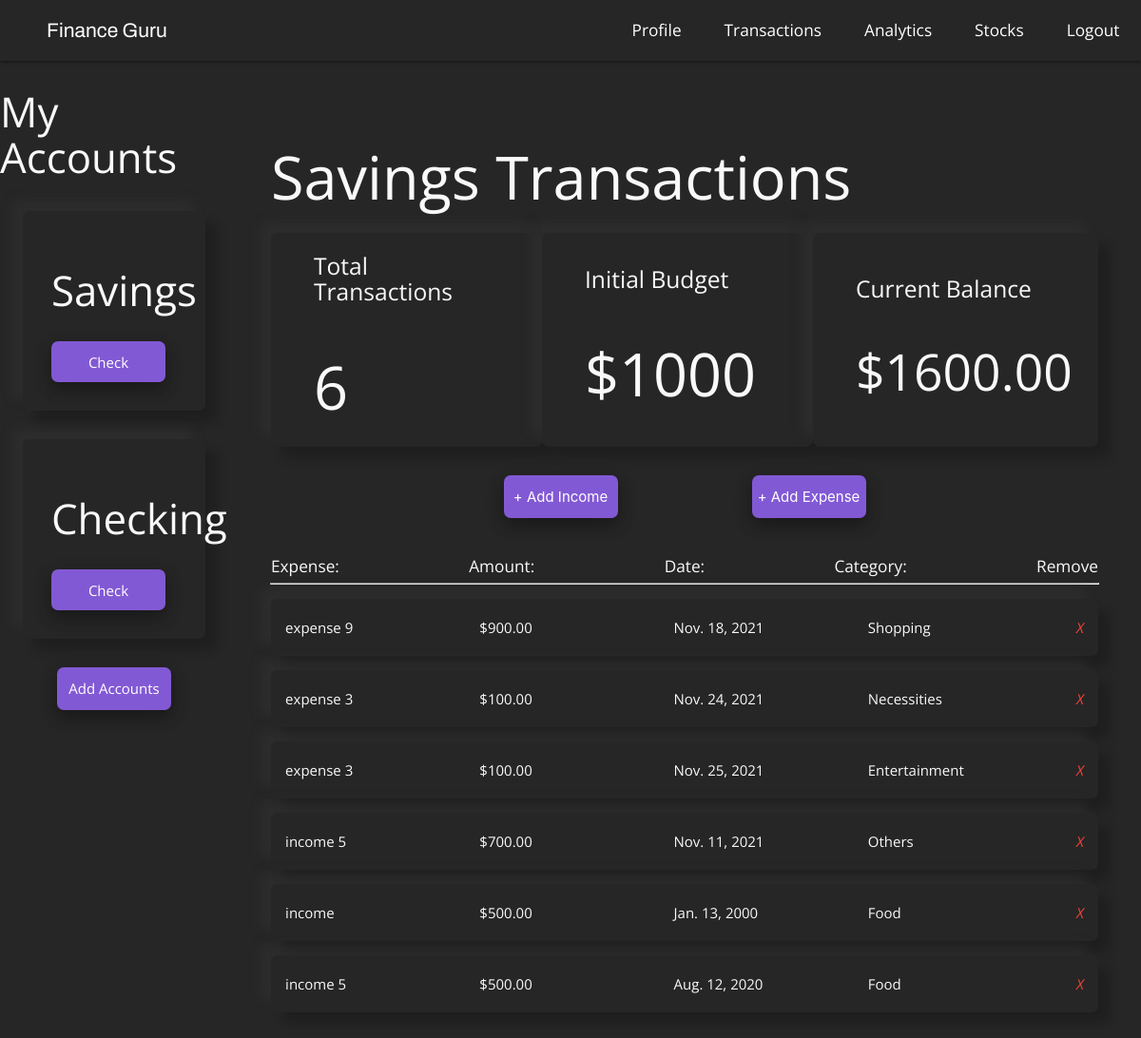
/savings/transactions (signed in), run on the app's committed database.
### budget/models.py (models this page shows, shortened)
class Project(models.Model):
    name = models.CharField(max_length=100)
    slug = models.SlugField(max_length=100, unique=True, blank=True)
    budget = models.IntegerField()
    def budget_left(self):
        expense_list = Expense.objects.filter(project=self)
        income_list = Income.objects.filter(project=self)
        total_expense_amount = 0
        total_income_amount = 0
        for expense in expense_list:
            total_expense_amount += expense.amount
        for income in income_list:
            total_income_amount += income.amount
        return self.budget - total_expense_amount + total_income_amount
    def total_transactions(self):
        income_list = Income.objects.filter(project=self)
        expense_list = Expense.objects.filter(project=self)
        return len(expense_list) + len(income_list)

class Expense(models.Model):
    project = models.ForeignKey(Project, on_delete = models.CASCADE, related_name = 'expenses')
    title = models.CharField(max_length=100)
    amount = models.DecimalField(max_digits=8, decimal_places=2)
    date = models.DateField(("Date"), default=datetime.date.today)
    type = 'expense'
    category = models.CharField( max_length = 20, choices = SELECT_CATEGORY_CHOICES , default ='Food')
    class Meta:
        ordering = ('-amount',)

class Income(models.Model):
    project = models.ForeignKey(Project, on_delete = models.CASCADE, related_name = 'income')
    title = models.CharField(max_length=100)
    amount = models.DecimalField(max_digits=8, decimal_places=2)
    date = models.DateField(("Date"), default=datetime.date.today)
    type = 'income'
    category = models.CharField( max_length = 20, choices = SELECT_CATEGORY_CHOICES , default ='Food')
    class Meta:
        ordering = ('-amount',)

### budget/views.py (the view, shortened to what this page needs)
# urls.py: path('<slug:project_slug>/transactions', views.transactions, name = 'transactions'),
@login_required()
def transactions(request, project_slug):
    project_list = Project.objects.all()
    project = get_object_or_404(Project, slug=project_slug)
    if request.method == "GET":
        return render(request, 'budget/transactions.html', {'project': project, 'project_list': project_list, 'expense_list': project.expenses.all(), 'income_list': project.income.all()})
    elif request.method == 'DELETE':
        id = json.loads(request.body)['id']
        expense = get_object_or_404(Expense, id=id)
        expense.delete()
        return HttpResponse('')

### budget/templates/budget/transactions.html (shortened to what this page needs)
{% extends 'budget/base.html' %}
{% block content %}
{% include "./header.html" %}
<div class = "transactions-section">
    <h1>{{ project.name }} Transactions</h1>
    <section class="profile-stats">
        <div class = "stat-card">
            <h5>Total Transactions</h6>
            <h1>{{ project.total_transactions }}</h1>
        </div>
        <div class = "stat-card">
            <h5>Initial Budget</h6>
            <h1>${{ project.budget }}</h1>
        </div>
        <div class = "stat-card">
            <h5>Current Balance</h6>
            {% if project.budget_left > 0 %}
                <h2>${{ project.budget_left }}</h2>
            {% elif project.budget_left == 0 %}
                <h2>${{ project.budget_left }}</h2>
            {% else %}
                <h2>${{ project.budget_left }}</h2>
            {% endif %}
        </div>
    </section>
    <section class = "section-expenses">
        <div class="button-row">
            <button class="modal-trigger account-button" id = "income-trigger" href = "#expenseModal" onClick = "incomeFunction()">+ Add Income</button>
            <button class="modal-trigger account-button" id = "expense-trigger" href = "#expenseModal" onClick = "expenseFunction()">+ Add Expense</button>
        </div>
        <div class="expense-row">
            <div class = 'expense-title'>
                <h6>Expense:</h6>
            </div>
            <div class = 'expense-title'>
                <h6>Amount:</h6>
            </div>
            <div class = 'expense-title'>
                <h6>Date:</h6>
            </div>
            <div class = 'expense-title'>
                <h6>Category:</h6>
            </div>
            <div class = 'expense-title'>
                <h6>Remove</h6>
            </div>
        </div>
        <hr/>
        <ul class="expense-list">
            {% for expense in expense_list %}
            <li>
                <div class="expense-col">
                    <spanc>{{ expense.title }}</span>
                </div>
                <div class="expense-col">
                    <spanc>${{ expense.amount }}</span>
                </div>
                <div class="expense-col">
                    <spanc>{{ expense.date }}</span>
                </div>
                <div class="expense-col">
                    <spanc>{{ expense.category }}</span>
                </div>
                <a class = "close-icon" name = "action" value = "expense" onclick = "deleteExpense(this), window.location.reload();" data-id = "{{ expense.id }}">
                    <i class="red-text right">X</i>
                </a>
            </li>
            {% empty %}
            <div class = "">
                <h3>You have no expenses yet</h3>
            </div>
            {% endfor %}
            {% for income in income_list %}
            <li>
                <div class="expense-col">
                    <spanc>{{ income.title }}</span>
                </div>
                <div class="expense-col">
                    <spanc>${{ income.amount }}</span>
                </div>
                <div class="expense-col">
                    <spanc>{{ income.date }}</span>
                </div>
                <div class="expense-col">
                    <spanc>{{ income.category }}</span>
                </div>
                <a class = "close-icon"  name = "action" value = "income" onclick = "deleteIncome(this), window.location.reload();"data-id = "{{ income.id }}">
                    <i class="red-text right">X</i>
                </a>
            </li>
            {% empty %}
            <div class = "">
                <h3 class='grey-text'>You have no income yet</h3>
            </div>
            {% endfor %}
        </ul>
    </section>
</div>
{% endblock %}

### budget/templates/budget/header.html (shortened to what this page needs)
{% extends 'budget/base.html' %}
{% load static %}
{% block content %}
<nav class = 'nav-dec'>
    <a href="{% url 'list' %}" class = "logo">
        <p>Finance Guru</p>
    </a>
    <div class = "nav-links">
        <a href="{% url 'profile' project.slug %}">Profile</a>
        <a href="{% url 'transactions' project.slug %}">Transactions</a>
        <a href="{% url 'analytics' project.slug %}">Analytics</a>
        <a href="{% url 'stocks' project.slug %}">Stocks</a>
        <a href="{% url 'logout' %}">Logout</a>
    </div>
</nav>
<div class = 'left-nav'>
    <h3>My Accounts</h3>
    <div class="project-list">
        {% for project in project_list %}
            <div class="project-card">
                <h3>{{ project.name }}</h3>
                <a href="{% url 'profile' project.slug %}" class="account-button">Check</a>
            </div>
        {% endfor %}
    </div>
    <a href="../add" class="account-button">
        <span>Add Accounts</span>
    </a>
</div>
{% endblock %}

### budget/static/css/styles.css (style rules this page uses)
* { box-sizing: border-box; margin: 0; padding: 0; }
html { background-color: #262626; }
body { color: rgb(249, 249, 249); font-family: 'Open Sans', sans-serif; }
h1 { font-size: 3rem; }
.nav-dec { background-color: #262626; display: flex; justify-content: space-between; align-items: center; width: 100%; margin-right: 2rem; }
.logo { display: flex; justify-content: space-around; align-items: center; width: 15%; margin-left: 2rem; z-index: 100; }
.logo p { font-size: 1.4rem; font-family: 'Archivo', sans-serif; }
.nav-links { display: flex; justify-content: center; align-items: center; z-index: 99; }
.nav-dec a { margin: 0 1.5rem; font-size: 1.15rem; }
.left-nav { display: flex; flex-direction: column; justify-content: center; align-items: center; width: 20%; position: absolute; }
.left-nav .project-list { width: 100%; display: flex; flex-direction: column; justify-content: center; align-items: center; margin-bottom: 1rem; }
.left-nav .project-card { display: flex; flex-direction: column; justify-content: center; align-items: flex-start; width: 80%; height: 14rem; background-color:#262626; box-shadow: -12px -12px 12px 0 rgba(58, 58, 58, 0.3),12px 12px 12px 0 rgba(0,0,0,.2); border-radius: 7px; margin: 1rem 0; padding: 2rem; }
.left-nav .project-card h3 { margin-bottom: 2rem; }
hr { width: 100%; }
.account-button { display: flex; justify-content: center; align-items: center; background-color: rgba(153, 102, 255, 0.8); outline: none; width: 8rem; height: 3rem; border: none; border-radius: 7px; color:rgb(255, 255, 255); transition: 0.3s ease; box-shadow: 0 8px 16px 0 rgba(0,0,0,0.2), 0 6px 20px 0 rgba(0,0,0,0.19); }
.section-expenses { width: 100%; display: flex; flex-direction: column; justify-content: center; align-items: center; }
.section-expenses .expense-list { width: 100%; }
.section-expenses li { width: 100%; display: flex; justify-content: space-around; align-items: center; background-color:#262626; box-shadow: -12px -12px 12px 0 rgba(58, 58, 58, 0.3),12px 12px 12px 0 rgba(0,0,0,.2); border-radius: 7px; height: 3rem; margin: 1rem 0; padding: 2rem 0; }
.section-expenses .expense-col { width: 20%; }
.transactions-section { display: flex; flex-direction: column; position: relative; left: 20%; width: 80%; padding: 3rem; overflow: hidden; }
.transactions-section .profile-stats { display: flex; justify-content: space-around; align-items: center; width: 100%; }
.transactions-section .stat-card { display: flex; flex-direction: column; justify-content: center; align-items: space-around; padding: 3rem; background-color: #262626; box-shadow: -12px -12px 12px 0 rgba(58, 58, 58, 0.3),12px 12px 12px 0 rgba(0,0,0,.2); border-radius: 7px; width: 20rem; height: 15rem; }
.section-expenses .button-row { width: 60%; display: flex; justify-content: space-around; align-items: center; margin: 2rem 0; }
.section-expenses .expense-row { width: 100%; display: flex; justify-content: space-between; align-items: center; }
.section-expenses hr { width: 100%; }

### data on the page
Project: name "Savings", total_transactions "6", budget "1000", budget_left "1600.00"
Project: name "Checking"
Expense: title "expense 9", amount "900.00", date "Nov. 18, 2021", category "Shopping"
Expense: title "expense 3", amount "100.00", date "Nov. 24, 2021", category "Necessities"
Expense: title "expense 3", amount "100.00", date "Nov. 25, 2021", category "Entertainment"
Income: title "income 5", amount "700.00", date "Nov. 11, 2021", category "Others"
Income: title "income", amount "500.00", date "Jan. 13, 2000", category "Food"
Income: title "income 5", amount "500.00", date "Aug. 12, 2020", category "Food"
